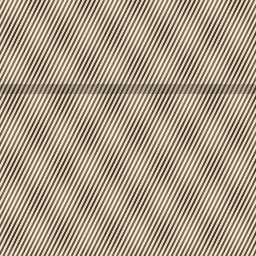
#> input picture Module3/Source/data/relief.ppm, 256 x 256 px, given in place of IMG_8882.jpg, which was not available
$ python import_texture.py
#> lines starting #> are read from the running program, lines starting #| are printed output that depends on the picture; after the words box and inside, x2 and y2 are one past the last pixel; in counts of white or black regions, pixels touching at a corner belong together
### Module3/Source/srgb.py
"""Module 1 -- sRGB <-> linear-light transfer functions.

Job: the single most-reused primitive in the module. Everything that averages,
blends, filters, or lights colour must first decode sRGB codes to linear
light, operate, then re-encode.

Reproduces:
  Example E4 (50/50 black/white blend): linear_to_srgb_g2(0.5)*255 -> ~180;
             linear_to_srgb(0.5)*255 -> ~187.6
  Example E5 (luma of an orange pixel): the g2 decode 0.784**2 -> 0.615, etc.

Run:  python srgb.py --demo
"""
from __future__ import annotations

import sys
import numpy as np


# ---- the real sRGB curve (ship this) ---------------------------------------
def srgb_to_linear(c):
    """c in [0,1] (float array). Real sRGB EOTF (electro-optical transfer)."""
    c = np.asarray(c, dtype=np.float64)
    return np.where(c <= 0.04045, c / 12.92, ((c + 0.055) / 1.055) ** 2.4)


def linear_to_srgb(l):
    """l in [0,1] (float array). Real sRGB OETF (opto-electronic transfer)."""
    l = np.clip(np.asarray(l, dtype=np.float64), 0.0, 1.0)
    return np.where(l <= 0.0031308, 12.92 * l, 1.055 * (l ** (1 / 2.4)) - 0.055)


# ---- the "gamma 2" teaching approximation (used in the hand examples) ------
def srgb_to_linear_g2(c):
    return np.asarray(c, dtype=np.float64) ** 2


def linear_to_srgb_g2(l):
    return np.sqrt(np.clip(np.asarray(l, dtype=np.float64), 0.0, 1.0))


# ---- byte <-> float helpers ----------------------------------------------
def to_float(u8):
    return np.asarray(u8, dtype=np.float64) / 255.0


def to_u8(f):
    return np.round(np.clip(f, 0, 1) * 255).astype(np.uint8)


# [18 lines left out: function _demo, not called in this run]
    # expected: gamma-2 = 0.250 ; real sRGB ~= 0.214


# [5 lines that do not run on import are left out]

### Module3/Source/ppm_io.py
"""Module 1 -- from-scratch PGM/PPM (Netpbm) reader and writer.

Job: read and write images with NO imaging library, so the deterministic
data set can live in Git as text-headed binary that any tool can open, and so
the "no imaging library for the from-scratch work" rule (Practicum Module
Plan) is literally true.

Supports the binary Netpbm formats:
  P5 = grayscale (1 channel),  P6 = RGB (3 channels), maxval 255.

Reproduces: nothing numeric on its own; it is infrastructure for every other
unit. make_data.py writes with it; histogram.py / resample.py / ... read with
it.

Run:  python ppm_io.py --selftest      # round-trips a tiny array
"""
from __future__ import annotations

import sys
import numpy as np


# [38 lines left out: functions _read_token, read_ppm, not called in this run]


def write_ppm(path: str, img: np.ndarray) -> int:
    """Write a uint8 (H,W) as P5 or (H,W,3) as P6. Returns bytes written."""
    img = np.asarray(img)
    if img.dtype != np.uint8:
        raise ValueError("write_ppm expects a uint8 array (clip/round first)")
    if img.ndim == 2:
        magic, h, w = b"P5", img.shape[0], img.shape[1]
    elif img.ndim == 3 and img.shape[2] == 3:
        magic, h, w = b"P6", img.shape[0], img.shape[1]
    else:
        raise ValueError(f"write_ppm: bad shape {img.shape}")
    header = magic + b"\n" + f"{w} {h}\n255\n".encode("ascii")
    with open(path, "wb") as f:
        f.write(header)
        f.write(img.tobytes())
    return len(header) + img.size


# [19 lines left out: functions read_header, _selftest, not called in this run]


# [5 lines that do not run on import are left out]

### Module3/Source/import_texture.py
"""Module 3 -- build my texture atlas from my own Module 1 photos (decision K2).

Pillow is used for ONE thing: decoding the JPG files. Cropping, resizing and
packing are NumPy, and the resize is an exact area average in linear light
(Module 1: never average sRGB codes). The result is one sRGB P6 file that the
rasteriser, the ray tracer and the WebGL viewer all read byte for byte.

Run:  .venv/bin/python import_texture.py [--spec data/mymodel_ukuran.json]
"""
from __future__ import annotations

import argparse
import json
import os

import numpy as np
from PIL import Image

from ppm_io import write_ppm
from srgb import linear_to_srgb, srgb_to_linear, to_u8


def area_weights(n_in, n_out):
    """(n_out, n_in) matrix: row i averages the input cells covered by output cell i."""
    s = n_in / n_out
    lo = np.arange(n_out)[:, None] * s
    hi = lo + s
    j = np.arange(n_in)[None, :]
    overlap = np.clip(np.minimum(hi, j + 1) - np.maximum(lo, j), 0, None)
    return overlap / s


def area_resize(lin, w, h):
    """Exact box resample of a linear-light (H,W,3) float image to (h,w,3)."""
    wy = area_weights(lin.shape[0], h)
    wx = area_weights(lin.shape[1], w)
    rows = np.einsum("ij,jkc->ikc", wy, lin)          # two passes: rows, then columns
    return np.einsum("ikc,lk->ilc", rows, wx)


def build_atlas(spec, base_dir="."):
    atlas = spec["atlas"]
    n = atlas["size"]
    lin = np.full((n, n, 3), srgb_to_linear(0.5))      # mid grey where no region is
    photos = os.path.join(base_dir, atlas["photos_dir"])
    for name, r in atlas["regions"].items():
        rgb = np.asarray(Image.open(os.path.join(photos, r["photo"])).convert("RGB"))
        x0, y0, x1, y1 = r["crop"]
        crop = srgb_to_linear(rgb[y0:y1, x0:x1].astype(np.float64) / 255.0)
        rx0, ry0, rx1, ry1 = r["rect"]
        lin[ry0:ry1, rx0:rx1] = area_resize(crop, rx1 - rx0, ry1 - ry0)
    return to_u8(linear_to_srgb(lin))


def main():
    ap = argparse.ArgumentParser()
    ap.add_argument("--spec", default="data/mymodel_ukuran.json")
    ap.add_argument("--out", default="data/mymodel_tex.ppm")
    args = ap.parse_args()
    with open(args.spec, encoding="utf-8") as fh:
#> (reads Module3/Source/data/mymodel_ukuran.json from the repository)
        spec = json.load(fh)
    tex = build_atlas(spec)                     # photos_dir is relative to Source/
#> in build_atlas, rgb is the input picture: shape (256, 256, 3); mean R, G, B 170.9, 156.2, 135.5
#> in build_atlas, `crop = srgb_to_linear(rgb[y0:y1, x0:x1].astype(np.float64) / 255.0)`: crop = empty array
#> in area_resize, `rows = np.einsum("ij,jkc->ikc", wy, lin)`: rows: shape (294, 201, 3) float64; every value is 0
#> in area_resize, `return np.einsum("ikc,lk->ilc", rows, wx)`: returned value: shape (294, 256, 3) float64; every value is 0
#> in build_atlas, `lin[ry0:ry1, rx0:rx1] = area_resize(crop, rx1 - rx0, ry1 - ry0)`:
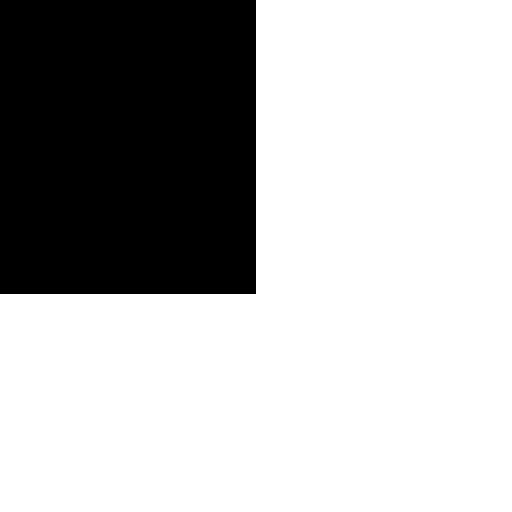
#> lin: shape (512, 512, 3) float64; values 0 (black) and 0.214 (white), 71.3% white; 1 black region, box (x1, y1, x2, y2) and area: (0, 0, 256, 294) 75264
#> pass 3 of the loop in build_atlas, `for name, r in atlas["regions"].items():`:
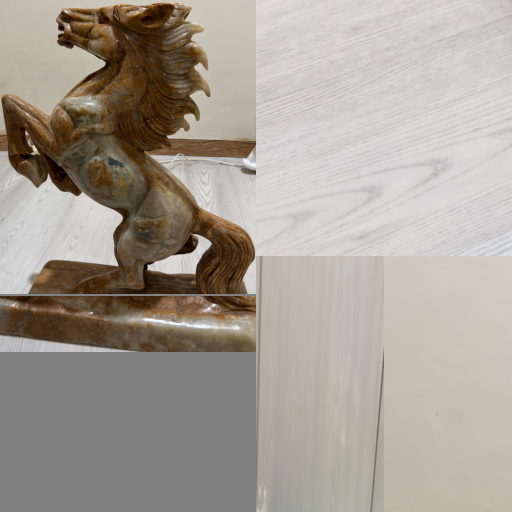
#> input picture Module3/Source/data/mymodel_tex.ppm, 512 x 512 px, given in place of IMG_8907.jpg, which was not available
#> in build_atlas, rgb is the input picture: shape (512, 512, 3); mean R, G, B 165.6, 158.6, 149.5
#> rows: shape (256, 360, 3) float64; every value is 0
#> in build_atlas, `lin[ry0:ry1, rx0:rx1] = area_resize(crop, rx1 - rx0, ry1 - ry0)`:
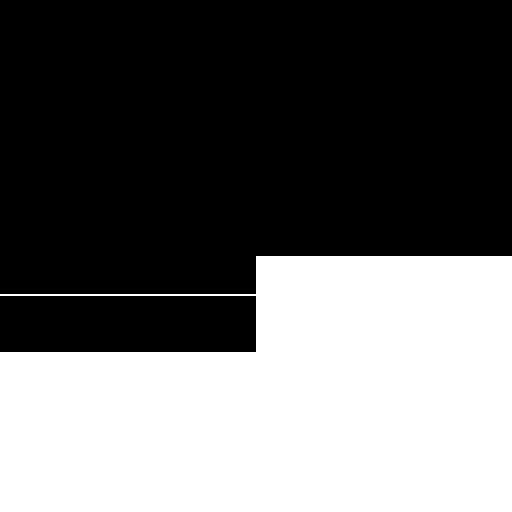
#> lin: shape (512, 512, 3) float64; values 0 (black) and 0.214 (white), 40.8% white; 1 white region, box (x1, y1, x2, y2) and area: (0, 256, 512, 512) 107008
#> the loop made 5 passes; the first 3 are shown
#> in linear_to_srgb, `l = np.clip(np.asarray(l, dtype=np.float64), 0.0, 1.0)`:
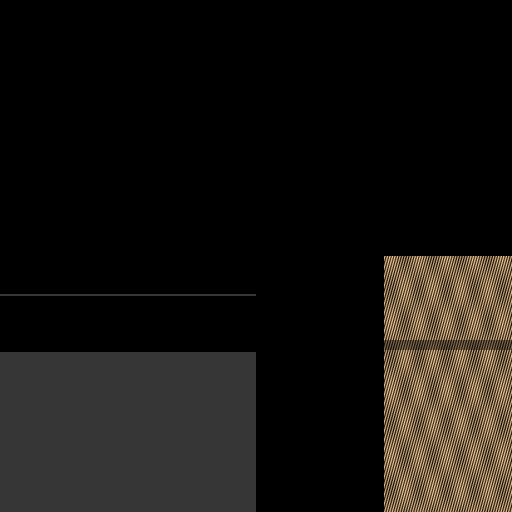
#> l: shape (512, 512, 3) float64; mean R, G, B 0.0955, 0.0844, 0.0708
#> in linear_to_srgb, `return np.where(l <= 0.0031308, 12.92 * l, 1.055 * (l ** (1 / 2.4)) - ..`:
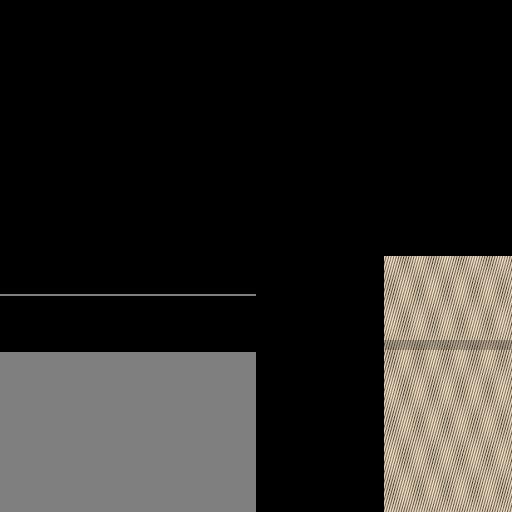
#> returned value: shape (512, 512, 3) float64; mean of channels 0, 1, 2 0.167, 0.16, 0.149; drawn as R, G, B
    nbytes = write_ppm(args.out, tex)
#> nbytes = 786447
    print(f"wrote {args.out}  ({tex.shape[1]}x{tex.shape[0]}, {nbytes} bytes, "
          f"{len(spec['atlas']['regions'])} regions)")
#| wrote data/mymodel_tex.ppm  (512x512, 786447 bytes, 5 regions)


if __name__ == "__main__":
    main()
